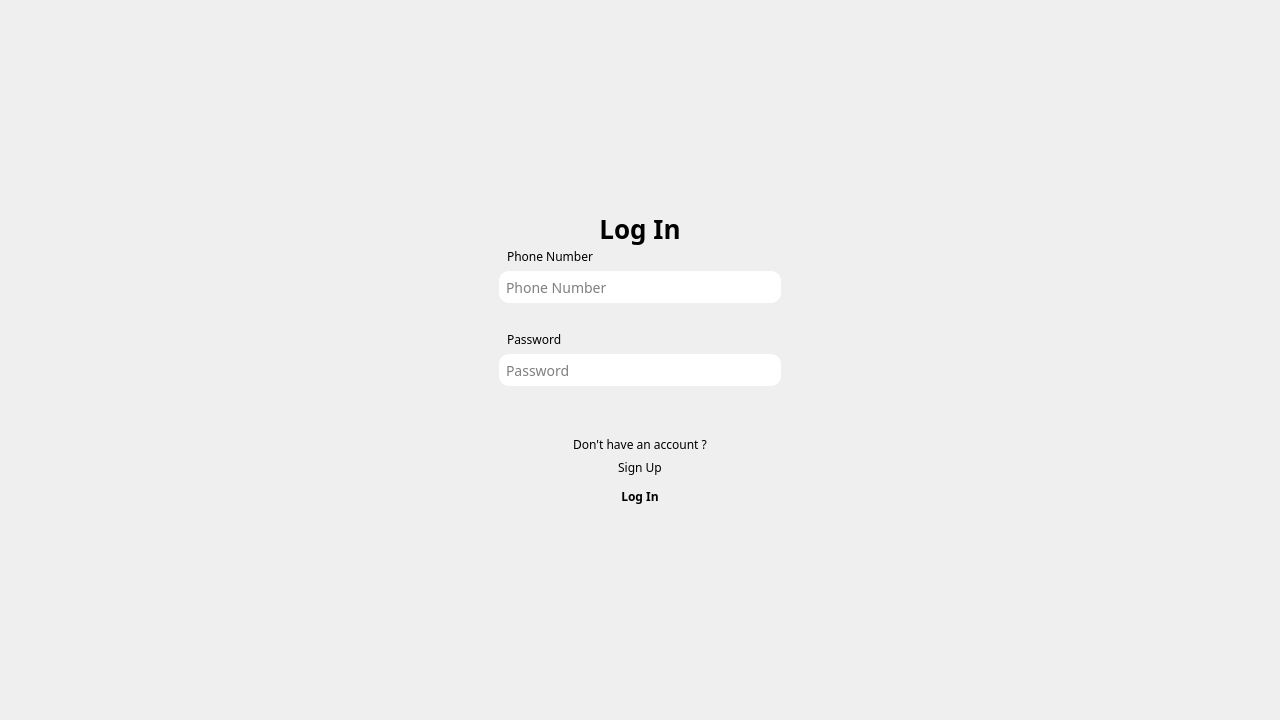
<?xml version="1.0" encoding="UTF-8"?>
<ui version="4.0">
 <class>Login</class>
 <widget class="QWidget" name="Login">
  <property name="geometry">
   <rect>
    <x>0</x>
    <y>0</y>
    <width>1280</width>
    <height>720</height>
   </rect>
  </property>
  <property name="font">
   <font>
    <family>Product Sans Medium</family>
   </font>
  </property>
  <property name="windowTitle">
   <string>Log In</string>
  </property>
  <property name="styleSheet">
   <string notr="true">background-color: &quot;#E1ECE1&quot;;</string>
  </property>
  <layout class="QHBoxLayout" name="horizontalLayout">
   <item>
    <widget class="QWidget" name="widget_2" native="true"/>
   </item>
   <item>
    <widget class="QWidget" name="loginForm" native="true">
     <property name="maximumSize">
      <size>
       <width>300</width>
       <height>320</height>
      </size>
     </property>
     <property name="styleSheet">
      <string notr="true">background-color: &quot;#FBFDF6&quot;;
border-radius: 20px;
padding: 0 20px;</string>
     </property>
     <layout class="QVBoxLayout" name="verticalLayout">
      <item>
       <widget class="QLabel" name="label_4">
        <property name="minimumSize">
         <size>
          <width>0</width>
          <height>40</height>
         </size>
        </property>
        <property name="maximumSize">
         <size>
          <width>16777215</width>
          <height>60</height>
         </size>
        </property>
        <property name="font">
         <font>
          <family>Product Sans Medium</family>
          <pointsize>-1</pointsize>
          <bold>true</bold>
         </font>
        </property>
        <property name="styleSheet">
         <string notr="true">font-size: 26px;
font-weight: bold;
padding: 0;
text-align: center;</string>
        </property>
        <property name="text">
         <string>Log In</string>
        </property>
        <property name="alignment">
         <set>Qt::AlignmentFlag::AlignCenter</set>
        </property>
       </widget>
      </item>
      <item>
       <widget class="QLabel" name="label">
        <property name="maximumSize">
         <size>
          <width>16777215</width>
          <height>30</height>
         </size>
        </property>
        <property name="font">
         <font>
          <family>Product Sans Medium</family>
         </font>
        </property>
        <property name="styleSheet">
         <string notr="true">padding: 0;
padding-left: 5px;</string>
        </property>
        <property name="text">
         <string>Phone Number</string>
        </property>
       </widget>
      </item>
      <item>
       <widget class="QLineEdit" name="phoneInput">
        <property name="maximumSize">
         <size>
          <width>300</width>
          <height>16777215</height>
         </size>
        </property>
        <property name="font">
         <font>
          <family>Product Sans Medium</family>
          <pointsize>-1</pointsize>
         </font>
        </property>
        <property name="styleSheet">
         <string notr="true">background-color: &quot;#E1ECE1&quot;;
padding: 10px 5px;
border-radius: 10px;
font-size: 14px;</string>
        </property>
        <property name="placeholderText">
         <string>Phone Number</string>
        </property>
       </widget>
      </item>
      <item>
       <widget class="QLabel" name="phoneError">
        <property name="maximumSize">
         <size>
          <width>16777215</width>
          <height>20</height>
         </size>
        </property>
        <property name="font">
         <font>
          <family>Product Sans Medium</family>
         </font>
        </property>
        <property name="styleSheet">
         <string notr="true">color: &quot;red&quot;;
padding: 0;
padding-left: 5px;</string>
        </property>
        <property name="text">
         <string/>
        </property>
       </widget>
      </item>
      <item>
       <widget class="QLabel" name="label_2">
        <property name="maximumSize">
         <size>
          <width>16777215</width>
          <height>20</height>
         </size>
        </property>
        <property name="font">
         <font>
          <family>Product Sans Medium</family>
         </font>
        </property>
        <property name="styleSheet">
         <string notr="true">padding: 0;
padding-left: 5px;</string>
        </property>
        <property name="text">
         <string>Password</string>
        </property>
       </widget>
      </item>
      <item>
       <widget class="QLineEdit" name="passwordInput">
        <property name="maximumSize">
         <size>
          <width>300</width>
          <height>16777215</height>
         </size>
        </property>
        <property name="font">
         <font>
          <family>Product Sans Medium</family>
          <pointsize>-1</pointsize>
         </font>
        </property>
        <property name="styleSheet">
         <string notr="true">background-color: &quot;#E1ECE1&quot;;
padding: 10px 5px;
border-radius: 10px;
font-size: 14px;</string>
        </property>
        <property name="echoMode">
         <enum>QLineEdit::EchoMode::Password</enum>
        </property>
        <property name="dragEnabled">
         <bool>false</bool>
        </property>
        <property name="placeholderText">
         <string>Password</string>
        </property>
       </widget>
      </item>
      <item>
       <widget class="QLabel" name="passwordError">
        <property name="font">
         <font>
          <family>Product Sans Medium</family>
         </font>
        </property>
        <property name="styleSheet">
         <string notr="true">color: &quot;red&quot;;
padding: 0;
padding-left: 5px;</string>
        </property>
        <property name="text">
         <string/>
        </property>
       </widget>
      </item>
      <item>
       <widget class="QLabel" name="loginError">
        <property name="font">
         <font>
          <family>Product Sans Medium</family>
         </font>
        </property>
        <property name="styleSheet">
         <string notr="true">color: &quot;#ff0000&quot;;
text-align: &quot;center&quot;;
padding: 0;</string>
        </property>
        <property name="text">
         <string/>
        </property>
        <property name="alignment">
         <set>Qt::AlignmentFlag::AlignCenter</set>
        </property>
       </widget>
      </item>
      <item>
       <widget class="QLabel" name="label_3">
        <property name="font">
         <font>
          <family>Product Sans Medium</family>
         </font>
        </property>
        <property name="text">
         <string>Don't have an account ?</string>
        </property>
        <property name="alignment">
         <set>Qt::AlignmentFlag::AlignCenter</set>
        </property>
       </widget>
      </item>
      <item>
       <widget class="QPushButton" name="signUpBtn">
        <property name="font">
         <font>
          <family>Product Sans Medium</family>
         </font>
        </property>
        <property name="cursor">
         <cursorShape>PointingHandCursor</cursorShape>
        </property>
        <property name="styleSheet">
         <string notr="true">background-color: transparent;</string>
        </property>
        <property name="text">
         <string>Sign Up</string>
        </property>
       </widget>
      </item>
      <item alignment="Qt::AlignmentFlag::AlignHCenter|Qt::AlignmentFlag::AlignVCenter">
       <widget class="QPushButton" name="loginBtn">
        <property name="minimumSize">
         <size>
          <width>140</width>
          <height>28</height>
         </size>
        </property>
        <property name="maximumSize">
         <size>
          <width>100</width>
          <height>50</height>
         </size>
        </property>
        <property name="font">
         <font>
          <family>Product Sans Medium</family>
          <bold>true</bold>
         </font>
        </property>
        <property name="cursor">
         <cursorShape>PointingHandCursor</cursorShape>
        </property>
        <property name="styleSheet">
         <string notr="true">border-radius: 12px; 
background-color: &quot;#D3E8D2&quot;;
padding: 5px;
font-weight: bold;</string>
        </property>
        <property name="text">
         <string>Log In</string>
        </property>
       </widget>
      </item>
     </layout>
    </widget>
   </item>
   <item>
    <widget class="QWidget" name="widget_3" native="true"/>
   </item>
  </layout>
 </widget>
 <resources/>
 <connections/>
</ui>
